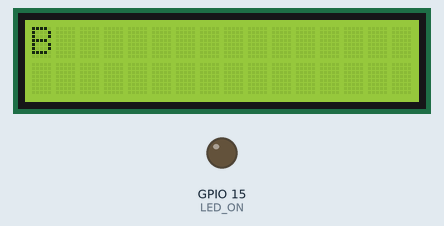
Simulated run of this program. Board: Raspberry Pi (BCM pin numbers). Shown: 16×2 character LCD, output pins drawn as LEDs (lit = HIGH). The clock reads 2024-03-15 10:24:30 at power-on unless the program sets it; system figures (address, load, memory, disk, uptime) are fixed made-up values; pins used as bus, display or sensor lines are not drawn.

Above: at 0.1 s.
At 2.1 s:
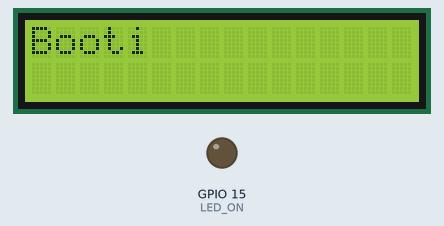
At 4.6 s:
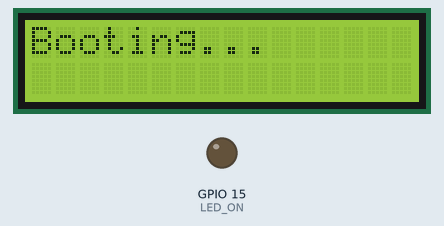
At 9.5 s:
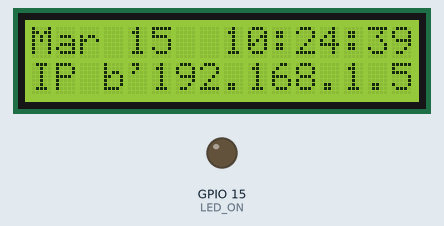
At 20.6 s:
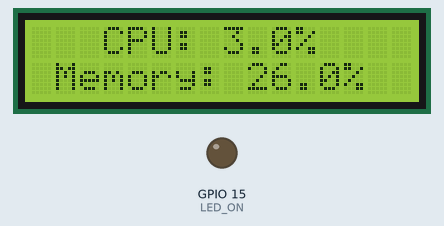
At 38.4 s:
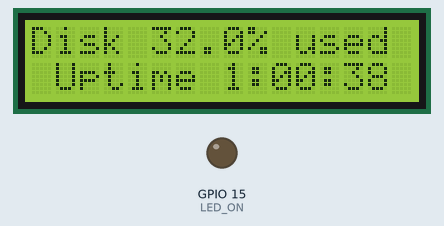

Measured:
- what the display in image 1 shows lasts 0.5 s, from 2.0 s to 2.5 s
- what the display in image 4 shows lasts 9.6 s, from 20.5 s to 30.1 s

The program:

run_lcd.py
```python
#!/usr/bin/python
# -*- coding: utf-8 -*-
import sys
import signal
from lcd import LCD
from subprocess import *
import time
import datetime
import atexit
import psutil

cmd = "ip addr show eth0 | grep inet | awk '{print $2}' | cut -d/ -f1"
lcd = LCD()

lcd.message("Booting.........", 4, 0.5)

signal.signal(signal.SIGINT, lambda x, y: sys.exit(0))


def run_cmd(cmd):
    p = Popen(cmd, shell=True, stdout=PIPE)
    output = p.communicate()[0]
    return output


def exit_handler():
    lcd.clear()


atexit.register(exit_handler)


def screen0():
    ipaddr = run_cmd(cmd)
    lcd.write_line1(datetime.datetime.now().strftime('%b %d  %H:%M:%S'), 2)
    lcd.write_line2('IP %s' % (ipaddr), 2)


def screen1():
    cpu_load = str(psutil.cpu_percent(interval=1))
    mem = psutil.virtual_memory()
    lcd.write_line1('CPU: ' + cpu_load + '%', 2);
    lcd.write_line2('Memory: ' + str(mem.percent) + '%', 2);


def screen2():
    disk = psutil.disk_usage('/')
    uptime, idletime = [float(field) for field in open("/proc/uptime").read().split()]
    m, s = divmod(uptime, 60)
    h, m = divmod(m, 60)
    lcd.write_line1('Disk ' + str(disk.percent) + '% used', 2);
    lcd.write_line2("Uptime %d:%02d:%02d" % (h, m, s), 2);


def main():
    lcd.clear()
    time.sleep(1)
    last_screen_changed = time.time()
    screen_index = 0

    lcd.set_line2()
    # lcd.type_string('................', 0.3);
    while 1:
        ts = time.time()
        diff = ts - last_screen_changed
        if diff > 10:
            try:
                new_index = screen_index + 1
                if globals()['screen' + str(new_index)]:
                    screen_index += 1
                else:
                    screen_index = 0
            except KeyError:
                screen_index = 0
            last_screen_changed = ts

        globals()['screen' + str(screen_index)]()
        time.sleep(0.5)


main();
```

lcd.py
```python
#!/usr/bin/python
# -*- coding: utf-8 -*-

#
# HD44780 LCD Script for
# Raspberry Pi


# The wiring for the LCD is as follows:
# 1 : GND
# 2 : 5V
# 3 : Contrast (0-5V)*
# 4 : RS (Register Select)
# 5 : R/W (Read Write)       - GROUND THIS PIN
# 6 : Enable or Strobe
# 7 : Data Bit 0             - NOT USED
# 8 : Data Bit 1             - NOT USED
# 9 : Data Bit 2             - NOT USED
# 10: Data Bit 3             - NOT USED
# 11: Data Bit 4
# 12: Data Bit 5
# 13: Data Bit 6
# 14: Data Bit 7
# 15: LCD Backlight +5V**
# 16: LCD Backlight GND

# import
import RPi.GPIO as GPIO
import time

# Define GPIO to LCD mapping

LCD_RS = 25
LCD_E = 24
LCD_D4 = 23
LCD_D5 = 17
LCD_D6 = 27
LCD_D7 = 22
LED_ON = 15

# Define some device constants

LCD_WIDTH = 0x10  # Maximum characters per line
LCD_CHR = True
LCD_CMD = False

LCD_LINE_1 = 0x80  # LCD RAM address for the 1st line
LCD_LINE_2 = 0xC0  # LCD RAM address for the 2nd line
LCD_LINE_3 = 0x94  # LCD RAM address for the 3rd line
LCD_LINE_4 = 0xD4  # LCD RAM address for the 4th line
# Timing constants

E_PULSE = 0.00005
E_DELAY = 0.00005


class LCD(object):
    def __init__(self):

        # Main program block

        GPIO.setwarnings(False)

        # Initialise display

        self.lcd_init()

    def lcd_init(self):
        GPIO.setmode(GPIO.BCM)  # Use BCM GPIO numbers
        GPIO.setup(LCD_E, GPIO.OUT)  # E
        GPIO.setup(LCD_RS, GPIO.OUT)  # RS
        GPIO.setup(LCD_D4, GPIO.OUT)  # DB4
        GPIO.setup(LCD_D5, GPIO.OUT)  # DB5
        GPIO.setup(LCD_D6, GPIO.OUT)  # DB6
        GPIO.setup(LCD_D7, GPIO.OUT)  # DB7
        GPIO.setup(LED_ON, GPIO.OUT)  # Backlight enable

        # Initialise display

        self.lcd_byte(0x33, LCD_CMD)
        self.lcd_byte(0x32, LCD_CMD)
        self.lcd_byte(0x28, LCD_CMD)
        self.lcd_byte(0x0C, LCD_CMD)
        self.lcd_byte(0x06, LCD_CMD)
        self.lcd_byte(0x01, LCD_CMD)

    def message(self, message, style=1,speed=1):
        # Auto splits, not perfect for clock
        # Send string to display
        # style=1 Left justified
        # style=2 Centred
        # style=3 Right justified
        # style=4 typing

        msgs = message.split('\n')
        for (idx, msg) in enumerate(msgs):
            if idx == 0:
                self.lcd_byte(LCD_LINE_1, LCD_CMD)
            elif idx == 0x01:
                self.lcd_byte(LCD_LINE_2, LCD_CMD)
            if style != 4:
                self.lcd_string(msg, style)
            elif style == 4:
                self.type_string(msg, speed)

    def type_string(self, message, speed=1, style=1):

        # Send string to display
        # style=1 Left justified
        # style=2 Centred
        # style=3 Right justified

        if style == 0x01:
            message = message.ljust(LCD_WIDTH, ' ')
        elif style == 0x02:
            message = message.center(LCD_WIDTH, ' ')
        elif style == 3:
            message = message.rjust(LCD_WIDTH, ' ')

        for i in range(LCD_WIDTH):
            self.lcd_byte(ord(message[i]), LCD_CHR)
            if message[i] != " ":
                time.sleep(speed)

    def clear(self):
        self.lcd_byte(0x06, LCD_CMD)
        self.lcd_byte(0x01, LCD_CMD)
        time.sleep(0.45)

    def write_line1(self, message, style):
        self.lcd_byte(LCD_LINE_1, LCD_CMD)
        self.lcd_string(message, style)

    def write_line2(self, message, style):
        self.lcd_byte(LCD_LINE_2, LCD_CMD)
        self.lcd_string(message, style)

    def set_line1(self):
        self.lcd_byte(LCD_LINE_1, LCD_CMD)

    def set_line2(self):
        self.lcd_byte(LCD_LINE_2, LCD_CMD)

    def lcd_string(self, message, style):
        # Send string to display
        # style=1 Left justified
        # style=2 Centred
        # style=3 Right justified

        if style == 0x01:
            message = message.ljust(LCD_WIDTH, ' ')
        elif style == 0x02:
            message = message.center(LCD_WIDTH, ' ')
        elif style == 3:
            message = message.rjust(LCD_WIDTH, ' ')

        for i in range(LCD_WIDTH):
            self.lcd_byte(ord(message[i]), LCD_CHR)

    def lcd_byte(self, bits, mode):

        # Send byte to data pins
        # bits = data
        # mode = True  for character
        #        False for command

        GPIO.output(LCD_RS, mode)  # RS

        # High bits

        GPIO.output(LCD_D4, False)
        GPIO.output(LCD_D5, False)
        GPIO.output(LCD_D6, False)
        GPIO.output(LCD_D7, False)
        if bits & 0x10 == 0x10:
            GPIO.output(LCD_D4, True)
        if bits & 0x20 == 0x20:
            GPIO.output(LCD_D5, True)
        if bits & 0x40 == 0x40:
            GPIO.output(LCD_D6, True)
        if bits & 0x80 == 0x80:
            GPIO.output(LCD_D7, True)

            # Toggle 'Enable' pin

        time.sleep(E_DELAY)
        GPIO.output(LCD_E, True)
        time.sleep(E_PULSE)
        GPIO.output(LCD_E, False)
        time.sleep(E_DELAY)

        # Low bits

        GPIO.output(LCD_D4, False)
        GPIO.output(LCD_D5, False)
        GPIO.output(LCD_D6, False)
        GPIO.output(LCD_D7, False)
        if bits & 0x01 == 0x01:
            GPIO.output(LCD_D4, True)
        if bits & 0x02 == 0x02:
            GPIO.output(LCD_D5, True)
        if bits & 0x04 == 0x04:
            GPIO.output(LCD_D6, True)
        if bits & 0x08 == 0x08:
            GPIO.output(LCD_D7, True)

            # Toggle 'Enable' pin

        time.sleep(E_DELAY)
        GPIO.output(LCD_E, True)
        time.sleep(E_PULSE)
        GPIO.output(LCD_E, False)
        time.sleep(E_DELAY)


if __name__ == '__main__':
    lcd = LCD()
    lcd.clear()
    lcd.message('Hello Bhack\nHow are you?', 4)
    lcd.clear()
```
